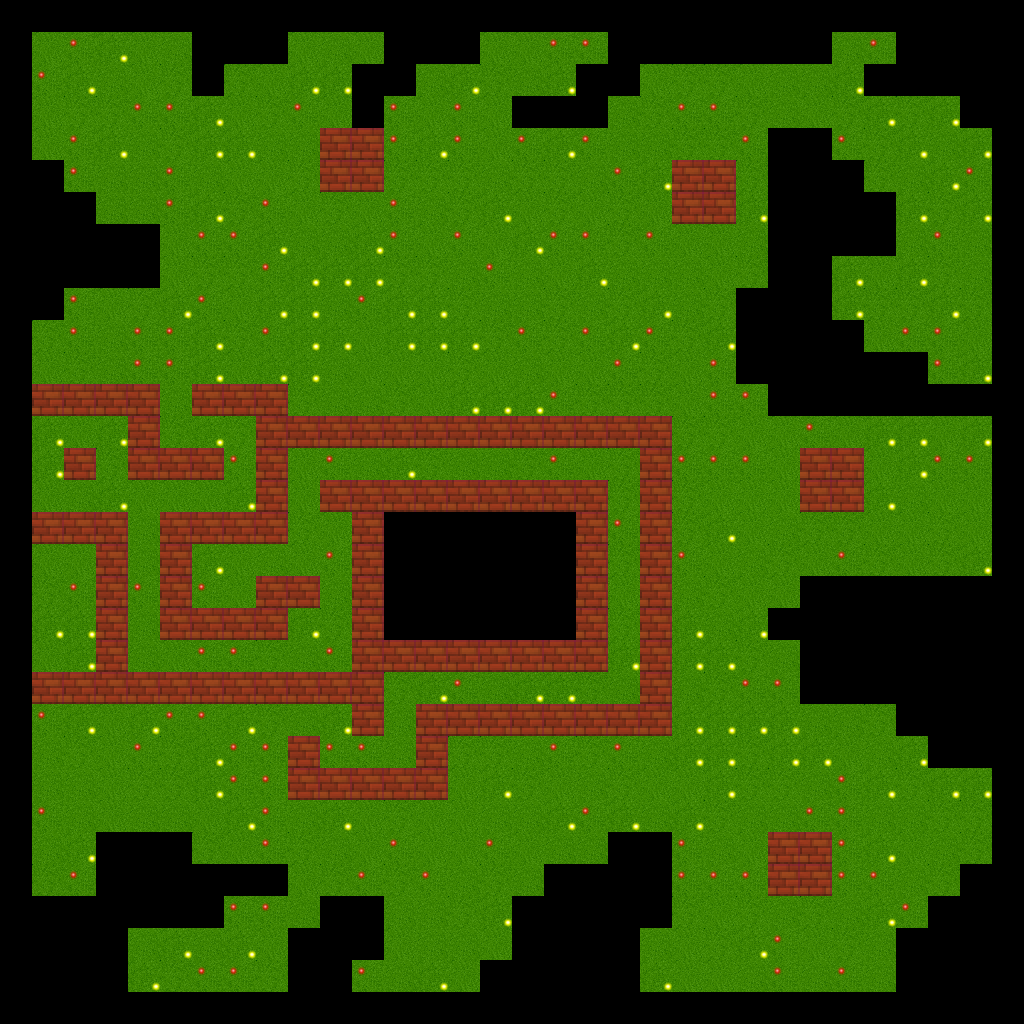

This is a level from a 2D game, rendered from its Tiled map with the project's own tilesets. A one-line summary and the map file follow, with tile-layer data summarised:
An orthogonal 32x32 tile map with 32x32 px tiles, 1 tile layer (Kachelebene 1).

<map version="1.0" orientation="orthogonal" width="32" height="32" tilewidth="32" tileheight="32">
 <tileset firstgid="1" name="spritesheet" tilewidth="32" tileheight="32">
  <image source="spritesheet.png" width="512" height="512" />
  <tile id="3">
   <properties>
    <property name="solid" value="true" />
   </properties>
  </tile>
  <tile id="6">
   <properties>
    <property name="solid" value="true" />
   </properties>
  </tile>
  <tile id="19">
   <properties>
    <property name="solid" value="true" />
   </properties>
  </tile>
  <tile id="35">
   <properties>
    <property name="solid" value="true" />
   </properties>
  </tile>
 </tileset>
 <layer name="Kachelebene 1" width="32" height="32">
  <data>[1024 cells, 1024 non-empty, 9 distinct tile ids]</data>
 </layer>
</map>